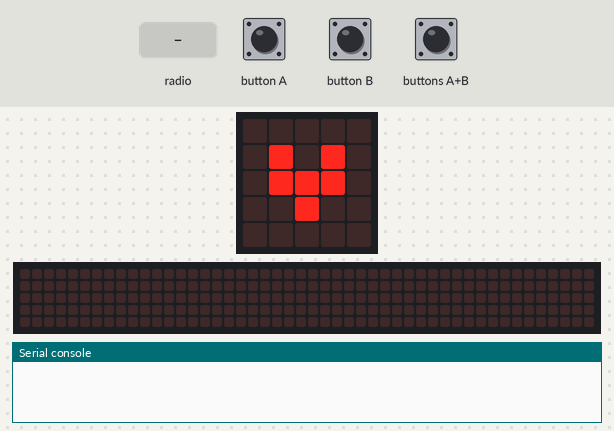
Simulated run of this program. Board: BBC micro:bit (MakeCode). Shown: the board's 5×5 LED display, a strip that is not on the board, showing the scrolling text unrolled, the last lines printed to the serial console. Inputs (shaded band) come from the test bench. No radio messages arrive unless stated (any console line starting 'radio sent:' is added by the test bench); the 48×5 strip is a reading aid, not a part: it shows the text the display is scrolling, unrolled, one strip-width of it at a time.

Above: at 1.8 s.
1.9 s: buttons A+B pressed for 0.15 s
At 2.12 s:
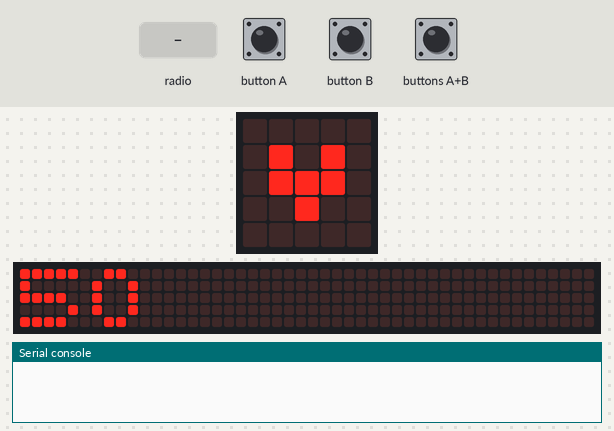
2.6 s: radio message "1" arrives
At 5.4 s:
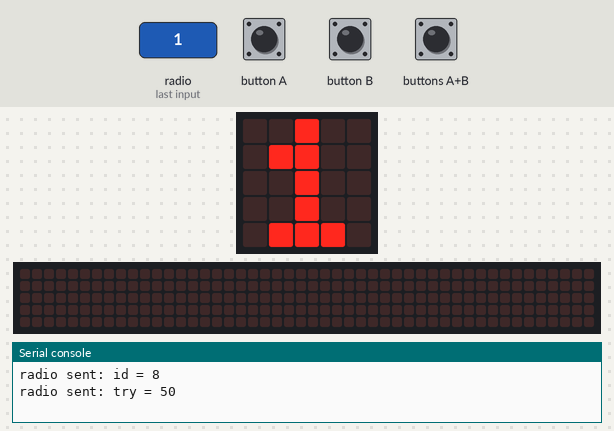
5.6 s: buttons A+B pressed for 1 s
At 9.07 s:
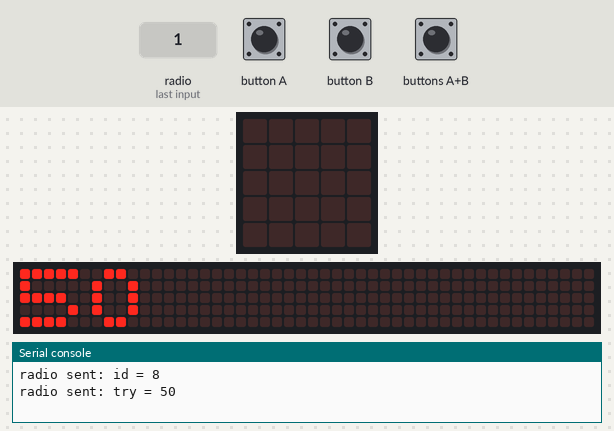
Timing chart, 0 to 10.6 s (numbered marks = the images above; inputs shaded):
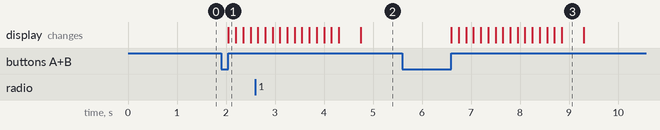

Measured:
- after the input at 1.9 s, the display: changes after 0.15 s (image 1)
- after the input at 5.6 s, the display: first changes after 1.0 s (image 3 shows a later state)
- what the display in image 3 shows lasts 0.4 s, from 8.9 s to 9.3 s

The program:

main.ts
```typescript
input.onButtonPressed(Button.A, function () {
    target += -1
})
input.onButtonPressed(Button.AB, function () {
    basic.showNumber(target)
    radio.sendValue("id", 8)
    radio.sendValue("try", target)
})
radio.onReceivedString(function (receivedString) {
    basic.showString(receivedString)
})
input.onButtonPressed(Button.B, function () {
    target += 1
})
let target = 0
basic.showIcon(IconNames.SmallHeart)
target = 50
radio.setGroup(99)
```

test.ts
```typescript
// 在這裡測試；當此封包作為擴充功能時，將不會編譯此內容。
```
